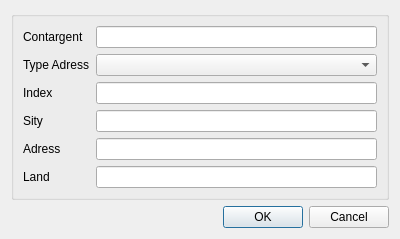
<?xml version="1.0" encoding="UTF-8"?>
<ui version="4.0">
 <class>TheAdressForm</class>
 <widget class="QWidget" name="TheAdress">
  <property name="geometry">
   <rect>
    <x>0</x>
    <y>0</y>
    <width>400</width>
    <height>236</height>
   </rect>
  </property>
  <property name="minimumSize">
   <size>
    <width>400</width>
    <height>0</height>
   </size>
  </property>
  <property name="windowTitle">
   <string>Adress Adding</string>
  </property>
  <layout class="QGridLayout" name="gridLayout">
   <item row="0" column="0">
    <widget class="QGroupBox" name="groupBox">
     <property name="title">
      <string/>
     </property>
     <layout class="QGridLayout" name="gridLayout_2">
      <item row="0" column="0">
       <layout class="QGridLayout" name="gridLayout_3">
        <item row="1" column="0">
         <widget class="QLabel" name="label">
          <property name="text">
           <string>Type Adress</string>
          </property>
         </widget>
        </item>
        <item row="3" column="2">
         <widget class="QLineEdit" name="lineEditIndex"/>
        </item>
        <item row="3" column="0">
         <widget class="QLabel" name="label_3">
          <property name="text">
           <string>Index</string>
          </property>
         </widget>
        </item>
        <item row="4" column="0">
         <widget class="QLabel" name="label_4">
          <property name="text">
           <string>Sity</string>
          </property>
         </widget>
        </item>
        <item row="5" column="0">
         <widget class="QLabel" name="label_5">
          <property name="text">
           <string>Adress</string>
          </property>
         </widget>
        </item>
        <item row="0" column="0">
         <widget class="QLabel" name="labelContragent">
          <property name="text">
           <string>Contargent</string>
          </property>
         </widget>
        </item>
        <item row="5" column="2">
         <widget class="QLineEdit" name="lineEditAdress"/>
        </item>
        <item row="6" column="0">
         <widget class="QLabel" name="label_6">
          <property name="text">
           <string>Land</string>
          </property>
         </widget>
        </item>
        <item row="6" column="2">
         <widget class="QLineEdit" name="lineEditLand"/>
        </item>
        <item row="1" column="2">
         <widget class="QComboBox" name="comboBoxTypeAdress"/>
        </item>
        <item row="4" column="2">
         <widget class="QLineEdit" name="lineEditSity"/>
        </item>
        <item row="0" column="2">
         <widget class="QLineEdit" name="lineEditContragent"/>
        </item>
       </layout>
      </item>
     </layout>
    </widget>
   </item>
   <item row="1" column="0">
    <widget class="QDialogButtonBox" name="buttonBoxAdressForm">
     <property name="standardButtons">
      <set>QDialogButtonBox::Cancel|QDialogButtonBox::Ok</set>
     </property>
    </widget>
   </item>
  </layout>
 </widget>
 <resources/>
 <connections/>
</ui>
